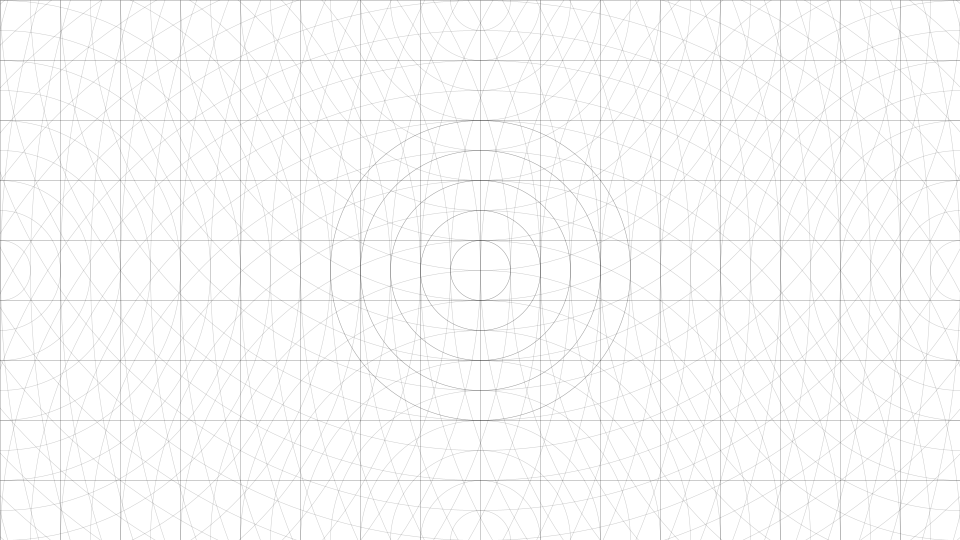
Frame 1 (no input)
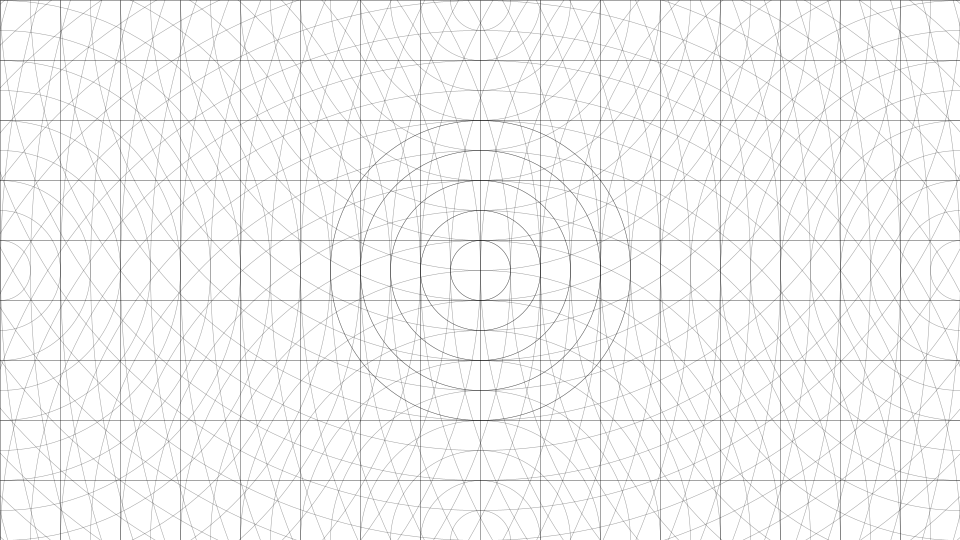
Frame 2 (the mouse pressed at the canvas centre, redrawn once)

The Processing sketch that drew these frames (run headless with seeded random() and noise(); the mouse was pressed at the canvas centre and the sketch redrawn once):

// Processing sketch: Sol_Lewitt_Wall_Drawing_Mario_Vanegas
// ── Sol_Lewitt_Wall_Drawing_Mario_Vanegas.pde
// Wall Drawings #138
// http://www.ericdoeringer.com/ConArtRec/LeWitt/LeWitt-WD138.html
// Modified by Mario Vanegas


int gridSpacing = 60;

void setup() {
  size(960, 540);
  background(255);
  noFill();
  noLoop();
  strokeWeight(0.5);
}

void draw() {
  // draw grid
  stroke(0, 100);
  drawGrid();
  
  // draw circles from center
  stroke(0, 100);
  drawCircles(480, 270, 324);
  
  // draw circles from midpoints
  stroke(0, 50);
  drawCircles(480, 0, width * 1.6);
  drawCircles(960, 270, width * 2.1);
  drawCircles(480, 540, width * 1.6);
  drawCircles(0, 270, width * 2.1);
  
}

void drawGrid() {
  for (int i = 0; i < width; i+=gridSpacing) {
      line(i, 0, i, height);
  }
  for (int i = 0; i < height; i+=gridSpacing) {
      line(0, i, width, i);
  }
}

void drawCircles(int x, int y, float limit) {
  pushMatrix();
  translate(x, y);
  
  for (int i = 0; i < limit; i+=gridSpacing) {
      ellipse(0, 0, i, i);
  }
  
  popMatrix();
}

// Code from Matt Felsen in Processing, 2014
// https://gist.github.com/mattfelsen/9510125
